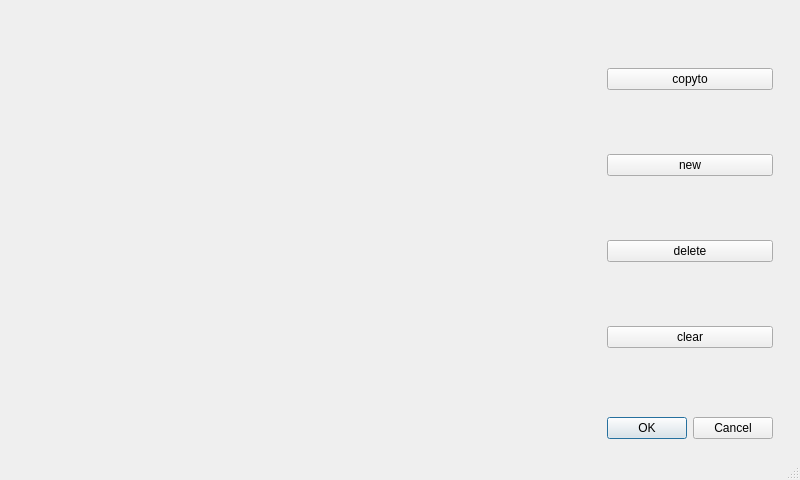
<?xml version="1.0" encoding="UTF-8"?>
<ui version="4.0">
 <class>MainWindowWeekPlaner</class>
 <widget class="QMainWindow" name="MainWindowWeekPlaner">
  <property name="geometry">
   <rect>
    <x>0</x>
    <y>0</y>
    <width>800</width>
    <height>480</height>
   </rect>
  </property>
  <property name="windowTitle">
   <string>MainWindow</string>
  </property>
  <widget class="QWidget" name="centralwidget">
   <widget class="QWidget" name="">
    <property name="geometry">
     <rect>
      <x>9</x>
      <y>9</y>
      <width>764</width>
      <height>431</height>
     </rect>
    </property>
    <layout class="QGridLayout" name="gridLayout">
     <item row="0" column="1">
      <layout class="QVBoxLayout" name="verticalLayout">
       <item>
        <widget class="QPushButton" name="copyto">
         <property name="text">
          <string>copyto</string>
         </property>
        </widget>
       </item>
       <item>
        <widget class="QPushButton" name="new_2">
         <property name="text">
          <string>new</string>
         </property>
        </widget>
       </item>
       <item>
        <widget class="QPushButton" name="delete_2">
         <property name="text">
          <string>delete</string>
         </property>
        </widget>
       </item>
       <item>
        <widget class="QPushButton" name="clear">
         <property name="maximumSize">
          <size>
           <width>591</width>
           <height>16777215</height>
          </size>
         </property>
         <property name="text">
          <string>clear</string>
         </property>
         <property name="autoDefault">
          <bool>false</bool>
         </property>
        </widget>
       </item>
      </layout>
     </item>
     <item row="0" column="0">
      <widget class="WeekPlaner" name="weekplaner" native="true">
       <property name="minimumSize">
        <size>
         <width>600</width>
         <height>400</height>
        </size>
       </property>
      </widget>
     </item>
     <item row="1" column="1">
      <widget class="QDialogButtonBox" name="buttonBox">
       <property name="standardButtons">
        <set>QDialogButtonBox::Cancel|QDialogButtonBox::Ok</set>
       </property>
      </widget>
     </item>
    </layout>
   </widget>
  </widget>
  <widget class="QMenuBar" name="menubar">
   <property name="geometry">
    <rect>
     <x>0</x>
     <y>0</y>
     <width>800</width>
     <height>23</height>
    </rect>
   </property>
  </widget>
  <widget class="QStatusBar" name="statusbar"/>
 </widget>
 <customwidgets>
  <customwidget>
   <class>WeekPlaner</class>
   <extends>QWidget</extends>
   <header location="global">weekplaner.h</header>
   <container>1</container>
  </customwidget>
 </customwidgets>
 <resources/>
 <connections/>
</ui>
